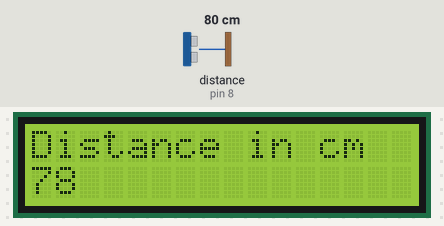
Simulated run of this sketch. Board: Arduino Uno, built with avr-gcc and run on an emulated ATmega328P. On the bench: 16×2 character LCD. Wiring (inferred from the names in the program): ultrasonic range finder: trigger pin 7; echo pin 8. The test bench sets the inputs (shaded band); at power-on: distance to the obstacle (sensor on pin 8) 80 cm. The echo pulse lasts 58.3 µs per cm.

Above: at 3.2 s.
3.3 s: distance to the obstacle (sensor on pin 8) set to 2 cm
At 3.46 s:
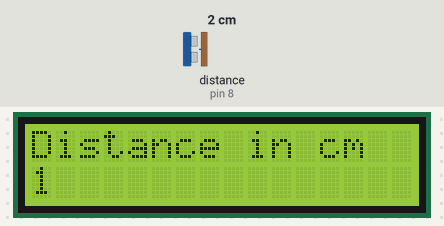
4.8 s: distance to the obstacle (sensor on pin 8) set to 4 cm
At 4.98 s:
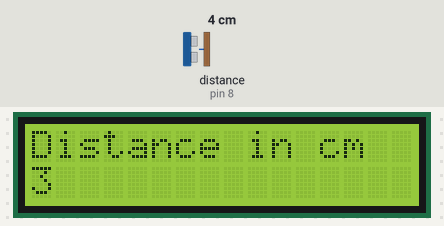
6.3 s: distance to the obstacle (sensor on pin 8) set to 9 cm
At 6.51 s:
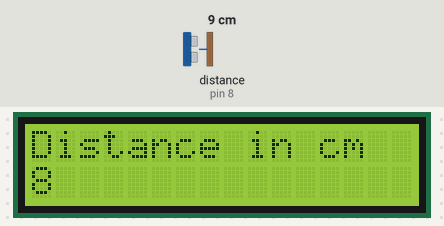

Measured:
- after the input at 3.3 s, the display: first differs from a run without the input at once (image 1)
- after the input at 4.8 s, the display: first differs from a run without the input at once (image 2)
- after the input at 6.3 s, the display: first differs from a run without the input after 0.06 s (image 3)

The sketch:

Distance_Meter.ino
```cpp
/*
* This Code Written By Ahmed Shelbaya Electronic and Embedded system Designer
* To measure Distance and Display it in LCD
*/
#include<LiquidCrystal.h> // Special Library for LCD Instruction
//connect LCD Pin (RS,E,D4,D5,D6,D7)to Arduino Pin (A0, A1, A5, A4, A3, A2)
LiquidCrystal lcd(A0, A1, A5, A4, A3, A2);
const int trigPin = 7; //Connect Trig pin to Arduino Pin 7
const int echoPin = 8; //Connect Echo Pin to Arduino pin 8
int duration; //Create a Memory location to store duration value
void setup()
{
pinMode(trigPin, OUTPUT); // Define TrigPin As OUTPUT (send data)
pinMode(echoPin, INPUT); //Define EchoPin As INPUT (Receive Data)
lcd.begin(16, 2); // Start Dealing With LCD has 2 Row and 16 column
lcd.print("ultrasonic"); //Show in LCD "Ultrasonic"
//Put the Writing Cursor in the Second ROW and Frist Column
lcd.setCursor(0, 1);
lcd.print("Range Meter"); // Show in LCD "Range Meter"
delay(2000); // Wait 2 Seconds
}
void loop()
{
lcd.clear(); // Delete any Word in LCD
lcd.print("Distance in cm"); //Show in LCD "Distance in cm"
digitalWrite(trigPin, LOW); //Turn off Trig Pin to stop sending ultrasonic wave
delayMicroseconds(2); // Wait 2 microseconds
digitalWrite(trigPin, HIGH); //Turn on Trig Pin to send Send Ultrasonic Wave
delayMicroseconds(10); //Wait 10 Microseconds
digitalWrite(trigPin, LOW); //Turn off Trig Pin
//Start Receive data from Echo Pin and Calculate time and store in duration .
duration = pulseIn(echoPin, HIGH);
//create memory location and calculate distance to store in .
int r = 3.4 * duration / 2;
//create memory location and convert distance to Cm then store results in.
int distance = r / 100.00;
lcd.setCursor (0, 1); //put writing cursor in second Row and first Column
lcd.print(distance); //Show in LCD the value stored in distance
delay (300); //wait 3 millisecond
}
```
